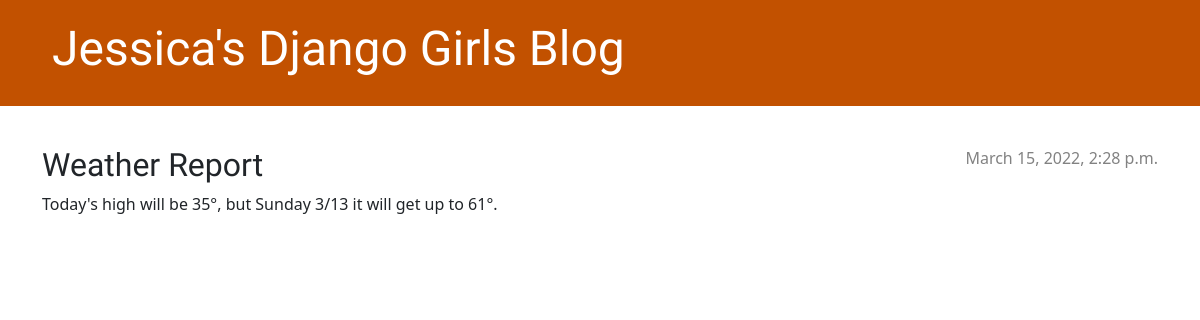
Page /post/4/ on the earlier database version.
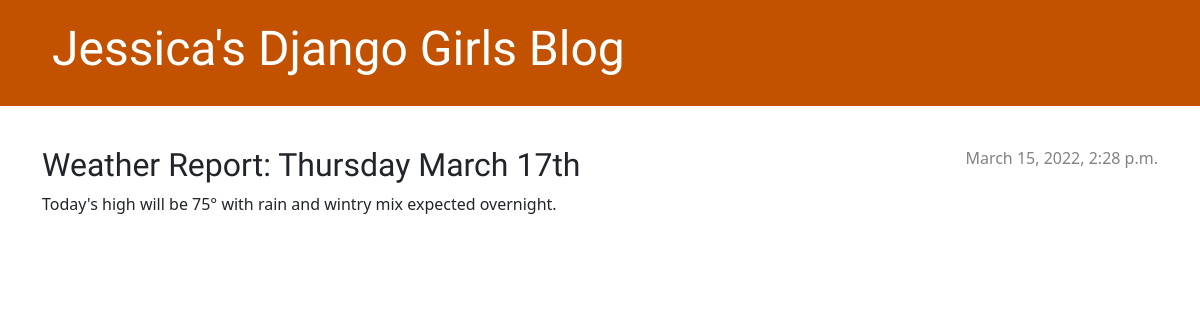
Same page on the later database version.
### blog/models.py (models this page shows, shortened)
class Post(models.Model):
    author = models.ForeignKey(settings.AUTH_USER_MODEL, on_delete=models.CASCADE)
    title = models.CharField(max_length=200)
    text = models.TextField()
    created_date = models.DateTimeField(default=timezone.now)
    published_date = models.DateTimeField(blank=True, null=True)

### blog/views.py (the view)
# urls.py: path('post/<int:pk>/', views.post_detail, name='post_detail'),
def post_detail(request, pk):
    post = get_object_or_404(Post, pk=pk)
    return render(request, 'blog/post_detail.html', {'post': post})

### blog/templates/blog/post_detail.html (shortened to what this page needs)
{% extends 'blog/base.html' %}
{% block content %}
    <article class="post">
    {% if post.published_date %}
        <div class="date">
            {{ post.published_date }}
        </div>
    {% else %}
        <a class="btn btn-default" href="{% url 'post_remove' pk=post.pk %}"><span class="glyphicon glyphicon-remove"></span>Delete</a>
        <a class="btn btn-default" href="{% url 'post_publish' pk=post.pk %}">Publish</a>
    {% endif %}
        <h2>{{ post.title }}</h2>
        <p>{{ post.text|linebreaksbr }}</p>
    </article>
{% endblock %}

Differences in the rows shown:
changed Post: title "Weather Report" → "Weather Report: Thursday March 17th"; text "Today's high will be 35°, but Sunday 3/13 it will get up to 61°." → "Today's high will be 75° with rain and wintry mix expected overnight."
